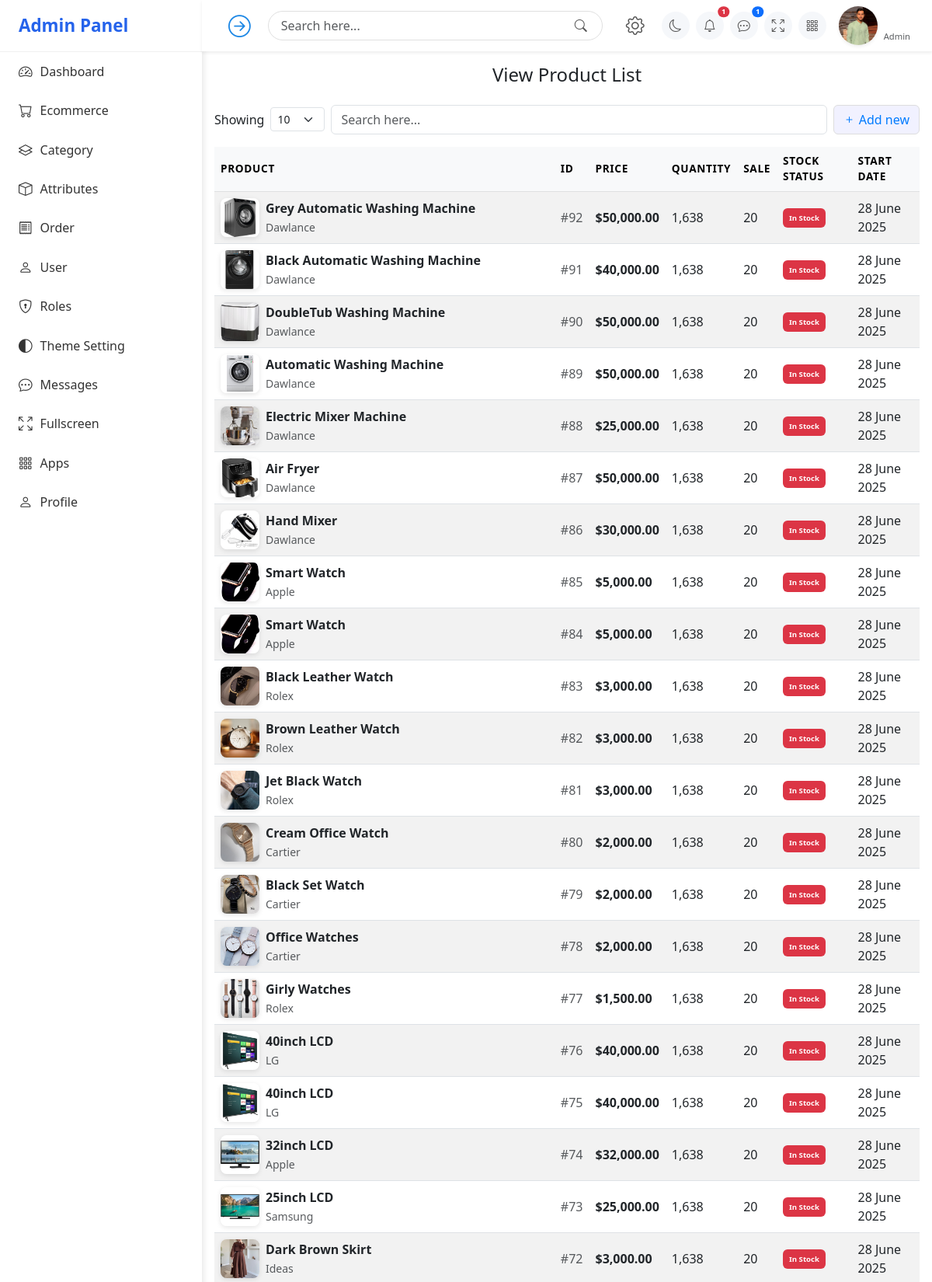
Page /Server/Admin-Panel/View-Products.php (upper part) on the committed database.
### tables this page shows
CREATE TABLE `products` (
  `id` int(11) NOT NULL,
  `name` varchar(200) NOT NULL,
  `description` text DEFAULT NULL,
  `price` decimal(10,2) DEFAULT NULL,
  `subcategory_id` int(11) DEFAULT NULL,
  `created_at` datetime DEFAULT current_timestamp(),
  `brand_id` int(11) DEFAULT NULL,
  `category_id` int(11) DEFAULT NULL,
  `status` varchar(50) NOT NULL DEFAULT 'In Stock'
);

CREATE TABLE `brand` (
  `id` int(11) NOT NULL,
  `name` varchar(100) NOT NULL
);

### Server/Admin-Panel/View-Products.php (the view, shortened to what this page needs)
<?php
include("./Sidebar.php");
?>
<div class="container  p-3">
  <h4 class="mb-4 text-center ">View Product List</h4>
<div class="d-flex justify-content-between align-items-center mb-3 flex-wrap gap-2 table-control-wrapper">
  <div class="d-flex align-items-center gap-2 flex-wrap">
    <label for="showEntries">Showing</label>
    <select id="showEntries" class="form-select form-select-sm" style="width: 70px;">
      <option selected>10</option>
    </select>
  </div>
  <input type="text" class="form-control w-50 flex-grow-1 " placeholder="Search here..." />
  <a href="./Add-Product.php" class="btn add-btn"><i class="bi bi-plus"></i> Add new</a>
</div>
<div class="table-responsive">
  <table class="table table-hover table-striped align-middle">
    <thead class="table-light">
      <tr>
        <th>Product</th>
        <th>ID</th>
        <th>Price</th>
        <th>Quantity</th>
        <th>Sale</th>
        <th>Stock Status</th>
        <th>Start Date</th>
      </tr>
    </thead>
    <tbody>
      <?php
      $sql = "SELECT DISTINCT
    products.id,
    products.name,
    products.status AS status,
    products.description,
    products.price,
    brand.name AS brand,
    product_images.image_url
FROM products
INNER JOIN product_images ON product_images.product_id = products.id
INNER JOIN brand ON brand.id = products.brand_id
ORDER BY products.id DESC";
      $result = $conn->query($sql);
      while ($row = $result->fetch_assoc()) {
      ?>
        <tr>
          <td>
            <div class="d-flex align-items-center gap-2">
              <img src="../uploads/<?= $row['image_url']; ?>" alt="Product" class="product-img">
              <div>
                <strong><?= $row['name'] ?></strong><br>
                <small class="text-muted"><?= $row['brand'] ?></small>
              </div>
            </div>
          </td>
          <td class="text-muted">#<?= $row['id'] ?></td>
          <td><strong>$<?= number_format($row['price'], 2) ?></strong></td>
          <td>1,638</td>
          <td>20</td>
          <td>
            <span class="badge text-bg-danger p-2 "><?= $row['status'] ?></span>
          </td>
          <td>28 June 2025</td>
        </tr>
      <?php } ?>
    </tbody>
  </table>
</div>

### Server/Admin-Panel/Assets/CSS/admin.css (style rules this page uses)
.badge { font-size: 0.6rem; padding: 2px 5px; }

### Server/Admin-Panel/Sidebar.php (style rules this page uses)
.badge { font-size: 0.6rem; padding: 2px 5px; }

### Server/Admin-Panel/View-Products.php (style rules this page uses)
.add-btn { background-color: #f1f1ff; border: 1px solid #ddd; color: #007bff; }
.product-img { width: 50px; height: 50px; object-fit: cover; border-radius: 8px; box-shadow: 0 2px 6px rgba(0,0,0,0.1); }
.table thead th { text-transform: uppercase; font-size: 0.85rem; letter-spacing: 0.05em; background-color: #f8f9fa; }
.table td, .table th { vertical-align: middle; }

### rows in the picture
products: shows a picture, name "Grey Automatic Washing Machine", brand.name "Dawlance", id "92", price "50,000.00", status "In Stock"
products: shows a picture, name "Black Automatic Washing Machine", brand.name "Dawlance", id "91", price "40,000.00", status "In Stock"
products: shows a picture, name "DoubleTub Washing Machine", brand.name "Dawlance", id "90", price "50,000.00", status "In Stock"
products: shows a picture, name "Automatic Washing Machine", brand.name "Dawlance", id "89", price "50,000.00", status "In Stock"
products: shows a picture, name "Electric Mixer Machine", brand.name "Dawlance", id "88", price "25,000.00", status "In Stock"
products: shows a picture, name "Air Fryer", brand.name "Dawlance", id "87", price "50,000.00", status "In Stock"
products: shows a picture, name "Hand Mixer", brand.name "Dawlance", id "86", price "30,000.00", status "In Stock"
products: name "Smart Watch", brand.name "Apple", id "85", price "5,000.00", status "In Stock"
products: name "Smart Watch", brand.name "Apple", id "84", price "5,000.00", status "In Stock"
products: shows a picture, name "Black Leather Watch", brand.name "Rolex", id "83", price "3,000.00", status "In Stock"
products: shows a picture, name "Brown Leather Watch", brand.name "Rolex", id "82", price "3,000.00", status "In Stock"
products: shows a picture, name "Jet Black Watch", brand.name "Rolex", id "81", price "3,000.00", status "In Stock"
products: shows a picture, name "Cream Office Watch", brand.name "Cartier", id "80", price "2,000.00", status "In Stock"
products: shows a picture, name "Black Set Watch", brand.name "Cartier", id "79", price "2,000.00", status "In Stock"
products: shows a picture, name "Office Watches", brand.name "Cartier", id "78", price "2,000.00", status "In Stock"
products: shows a picture, name "Girly Watches", brand.name "Rolex", id "77", price "1,500.00", status "In Stock"
products: name "40inch LCD", brand.name "LG", id "76", price "40,000.00", status "In Stock"
products: name "40inch LCD", brand.name "LG", id "75", price "40,000.00", status "In Stock"
products: shows a picture, name "32inch LCD", brand.name "Apple", id "74", price "32,000.00", status "In Stock"
products: shows a picture, name "25inch LCD", brand.name "Samsung", id "73", price "25,000.00", status "In Stock"
products: shows a picture, name "Dark Brown Skirt", brand.name "Ideas", id "72", price "3,000.00", status "In Stock"
